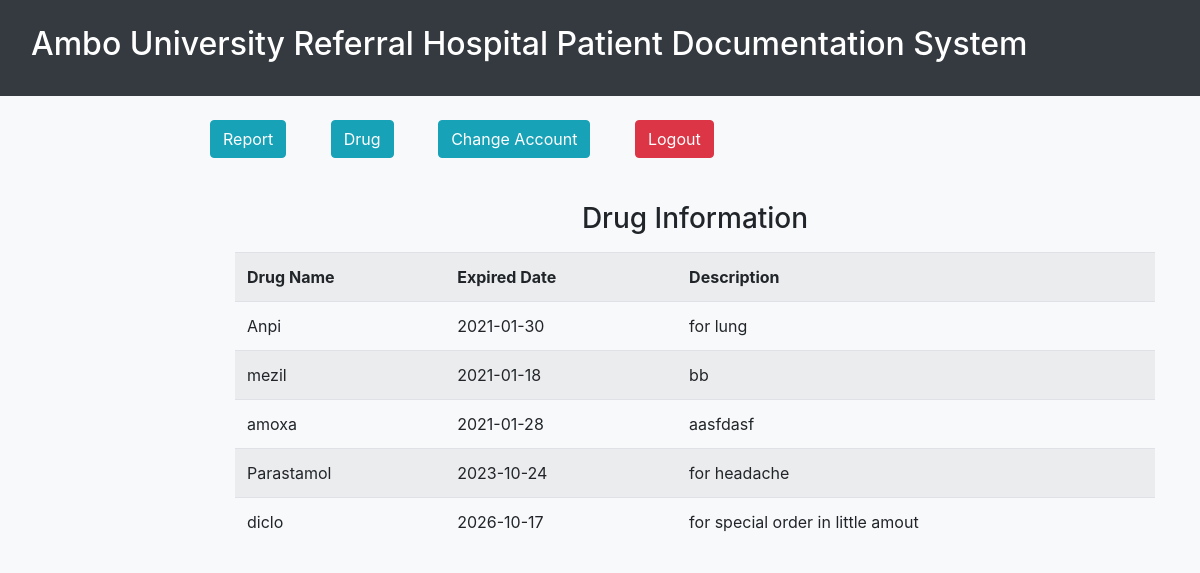
/AURHEHRS/drug.php, run on the app's committed database.
### tables this page shows
CREATE TABLE `drug` (
  `drug_no` int(11) NOT NULL,
  `drug_name` varchar(255) NOT NULL,
  `expired_date` varchar(255) NOT NULL,
  `description` varchar(255) NOT NULL
);

### AURHEHRS/drug.php (the view, shortened to what this page needs)
<?php
include "header.php";
include "connection.php";
?>
<!DOCTYPE html>
<html>
<head>
</head>
<body>
	<div>
		<ul style="list-style-type: none;" id="ul">
			<li><h3><a href="hadmin.php" class="btn btn-info">Report</a></h3></li>
            <li><h3><a href="drug.php" class="btn btn-info">Drug</a></h3></li>
			<li><h3><a href="changeHadmin.php" class="btn btn-info">Change Account</a></h3></li>
			<li><h3><a href="logout.php" class="btn btn-danger">Logout</a></h3></li>
		</ul>
	</div>
	<div class="container">
		<div class="row">
			<div class="col-2"></div>
			<div class="col">
				<h3 class="form-group text-center">Drug Information</h3>
					<table class="table table-striped">
						<tr>
							<th>Drug Name</th>
							<th>Expired Date</th>
							<th>Description</th>
						</tr>
							<?php
	                        		$fetch_drug = $conn->query("SELECT * FROM `drug`");
									while($row = $fetch_drug->fetch_array()){
										?>
											<td><?php echo $row['drug_name']; ?></td>
											<td><?php echo $row['expired_date']; ?></td>
											<td><?php echo $row['description']; ?></td>
										<?php
									}
							?>
					</table>
			</div>
		</div>
	</div>
</body>
</html>

### AURHEHRS/header.php (shortened to what this page needs)
<!DOCTYPE html>
<html>
<head>
    <link rel="stylesheet" type="text/css" href="css/bootstrap.min.css">
    <link href="fontawesome/css/fontawesome.css" rel="stylesheet">
    <link href="fontawesome/css/brands.css" rel="stylesheet">
    <link href="fontawesome/css/solid.css" rel="stylesheet">
</head>
<body oncontextmenu="return false" class="bg-light">
    <nav class="navbar navbar-dark bg-dark navbar-fixed-top"id="clscls">
        <div class="container-fluid">
            <h2 class="text-justify">Ambo University Referral Hospital Patient Documentation System</h2>
        </div>
    </nav><br>
</body>
</html>

### AURHEHRS/header.php (style rules this page uses)
.navbar { background-color: rgba(255, 0, 0, 0.5); height: 12vh; color: white; }

### AURHEHRS/drug.php (style rules this page uses)
#ul { margin-left: 150px; }
ul li { display: inline-block; padding: 0 20px 20px 20px; }

### data on the page
drug: drug_name "Anpi", expired_date "2021-01-30", description "for lung"
drug: drug_name "mezil", expired_date "2021-01-18", description "bb"
drug: drug_name "amoxa", expired_date "2021-01-28", description "aasfdasf"
drug: drug_name "Parastamol", expired_date "2023-10-24", description "for headache"
drug: drug_name "diclo", expired_date "2026-10-17", description "for special order in little amout"
